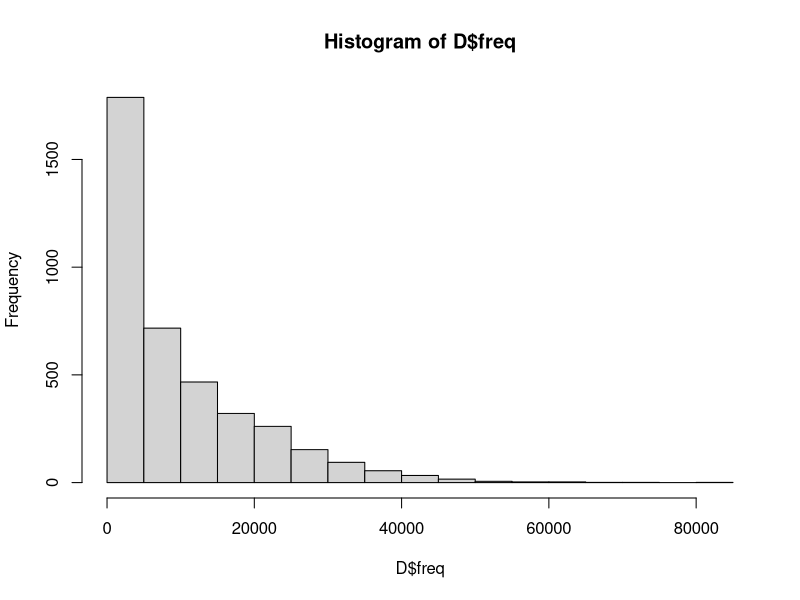
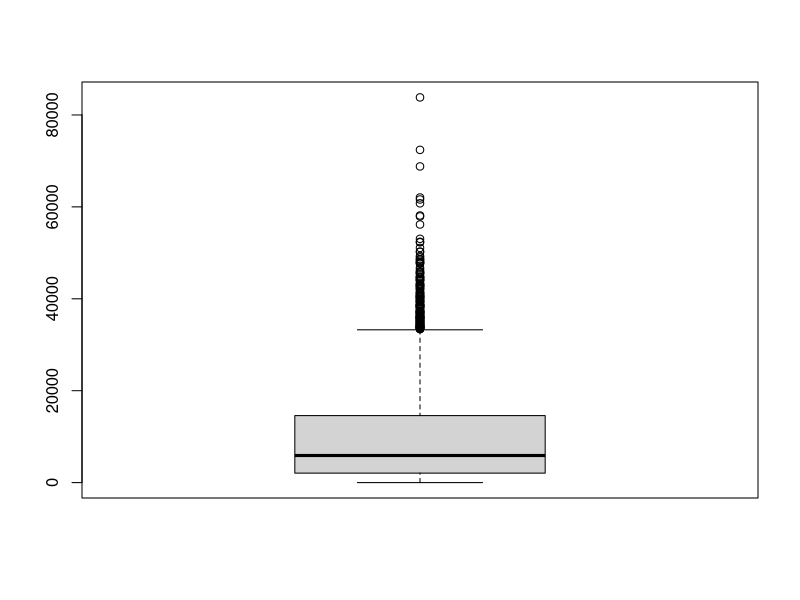

Reproduce these figures in R, in order. (Note: this script raises an error after producing the figures.)
# GSM Data Process
# population density distribution over time


setwd('C:/Users/Dannie/Dropbox/Dissertation/GMSData/R/SpatialAnalysis')
setwd('C:/Users/dlu/Dropbox/Dissertation/GMSData/R/SpatialAnalysis')

D<-read.csv('GSM_all.csv')

hist(D$freq)
boxplot(D$freq)
summary(D$freq)

##########
# hist
Hist.plot(D,Log='F',limx = c(0,80000) )
Hist.plot(D,Log='F',limx = c(0,60000) )
Hist.plot(D,Log='T',limx = c(0,12) )

# combined plot
Gamma.plot(D,limx=80000,plothist = 'T') #with all histgrams
Gamma.plot(D,limx=20000,plothist = 'T') #with all histgrams
Gamma.plot(D,limx=80000,plothist = 'F') # with overall histogram
Gamma.plot(D,limx=20000,plothist = 'F') # with overall histogram

# seperate plots
Gamma.plot2(D,limx=20000)

# Log scale
Logfit(D,dist='gamma',limx0=3,limx=13)
Logfit(D,dist='weibull',limx0=3,limx=13)

#-----FUNCTIONS-----------------------------------------------------------------
library(scales) # alpha function for transparent color

Hist.plot<-function(D,limx,Log)
{
    trun<-0
    par(mfrow=c(2,3),mar=c(4,4,2,1))
    #limy<-0.0002
    limy<-160
    for (i in 5:9)
    {
      if (Log=='T')
        { den<- log(D[D$hour==i & D$freq>=trun,'freq']+1); br<- seq(0,20,0.5) }
      if (Log=='F') 
        { den<-D[D$hour==i & D$freq>=censor,'freq']; br<- seq(min(den),max(den)+1000,1000) }
      
      hist(den,xlim = limx,ylim = c(0,limy),breaks=br,
           col=alpha("black",0.5),border = 'white',xlab = " population density (pop/sq.km)",ylab = 'frequency',main = '')
      legend('topright',bty='n',cex=1,legend = paste(i,':00~',i+1,':00 am'))
    }
    par(mfcol=c(1,1))
}

####Plot Gamma and hist for each hour in one plot
Gamma.plot<-function(D,limx,plothist)
{
  cols=c('red2','gold','forestgreen','blue','black')
  if(plothist=='F')
  {
    hist(D[D$freq!=0,"freq"],xlim = c(0,limx),breaks=seq(min(D$freq),max(D$freq)+1000,1000),col=alpha('black',0.3),border = 'white',
         freq = F,xlab = "Population Density",main='Gamma Distribution')
    limy<-0.00015
    for (i in 5:9)
    {
      den<-D[D$hour==i & D$freq>0,'freq']
      shape = mean(den)^2/var(den)  
      scale = var(den)/mean(den) 
      x<-seq(0,limx,0.01)
      par(new=T)
      curve(dgamma(x,shape=shape,scale = scale),from = 0,to=limx,ylim=c(0,limy),col=cols[i-4],xlab = '',ylab='',xaxt='n',yaxt='n')
      print(paste('hour=',i));print(paste('shape=',shape));print(paste('scale=',scale))
      if (i<9){ par(new=T)}
    }
    
  }# # end: if(plothist=='F')
 
 if(plothist=='T')
 {
   limy<-0.0002
   for (i in 5:9)
   {
     den<-D[D$hour==i & D$freq>0,'freq']
     hist(den,xlim = c(0,limx),ylim = c(0,limy),breaks=seq(min(den),max(den)+1000,1000),freq = F,
          col=alpha(i,0.3),border = 'white',xlab = " ",ylab = '')
     shape = mean(den)^2/var(den)  
     scale = var(den)/mean(den) 
     x<-seq(0,limx,0.01)
     par(new=T)
     curve(dgamma(x,shape=shape,scale = scale),from = 0,to=limx,ylim=c(0,limy),col=cols[i-4],xlab = '',ylab='',xaxt='n',yaxt='n')
     print(paste('hour=',i));print(paste('shape=',shape));print(paste('scale=',scale))
     if (i<9){ par(new=T)}
   }
 } # end: if(plothist=='T')
  legend('topright',bty='n',lty='solid', col=cols,
         legend = c('5:00-6:00','6:00-7:00','7:00-8:00','8:00-9:00','9:00-10:00'),cex=0.7) 
}
# end: gamma.plot function

####Plot hist and Gamma for each hour 
Gamma.plot2<-function(D,limx)
{
  for (i in 5:9)
  {
    den<-D[D$hour==i,'freq']
    hist(den,xlim = c(0,limx),breaks=seq(min(den),max(den)+1000,1000),col=alpha('black',0.3),border = 'white',
         freq = F,xlab = "Population Density",main='Gamma Distribution')
    shape = mean(den)^2/var(den)  
    scale = var(den)/mean(den) 
    x<-seq(0,limx,0.01)
    par(new=T)
    curve(dgamma(x,shape=shape,scale = scale),from = 0,to=limx,col='red',xlab = '',ylab='',xaxt='n',yaxt='n')
    legend('topright',legend = paste(i,':00~',i+1,':00'),bty='n',cex=0.8)
    print(paste('hour=',i));print(paste('shape=',shape));print(paste('scale=',scale))
    
  }
}
# end :Gamma.plot2



####Plot log density: Gamma for each hour in one plot
Logfit<-function(D,dist,limx0,limx)
  # dist: gamma; weibull
{
  cols=c('red2','gold','forestgreen','blue','black')
  den<-log(D[ D$freq!=0,'freq'])
  hist(den,xlim = c(limx0,limx),breaks=seq(min(den),max(den)+0.5,0.5),
       xlab = "Log Population Density",main=dist,col=alpha('black',0.2),border = 'white')
  for (i in 5:9)
  {
    den<-log(D[D$hour==i & D$freq!=0,'freq']+1)
    if (dist=='gamma')
    {
      shape = mean(den)^2/var(den)  
      scale = var(den)/mean(den) 
      x<-seq(limx0,limx,0.01)
      par(new=T)
      curve(dgamma(x,shape=shape,scale = scale),from = limx0,to=limx,col=cols[i-4],xlab = '',ylab='',xaxt='n',yaxt='n')
    }
    if (dist=='weibull')
    {
      pa1<-fitdistr(den,'weibull')
      shape = as.numeric(pa1$estimate[1]  )
      scale = as.numeric(pa1$estimate[2])
      x<-seq(limx0,limx,0.01)
      par(new=T)
      curve(dweibull(x,shape=shape,scale = scale),from =limx0,to=limx,col=cols[i-4],xlab = '',ylab='',xaxt='n',yaxt='n') 
    }
    print(paste('hour=',i));print(paste('shape=',shape));print(paste('scale=',scale))
    if (i<9){ par(new=T)}
  }
  legend('topright',bty='n',lty='solid', col=cols,
         legend = c('5:00-6:00','6:00-7:00','7:00-8:00','8:00-9:00','9:00-10:00'),cex=0.7)
  
}





###########################################################################################################
#-----------------------------------
limx0<-5
limx<-15
den<-log(D[ D$freq!=0,'freq'])
hist(den,xlim = c(limx0,limx),breaks=seq(min(den),max(den)+0.5,0.5),
     xlab = "Population Density",main='Gamma Distribution',col=alpha('black',0.3),border = 'white')
for (i in 5:9)
{
  den<-log(D[D$hour==i & D$freq!=0,'freq']+1)
  shape = mean(den)^2/var(den)  
  scale = var(den)/mean(den) 
  x<-seq(0,limx,0.01)
  par(new=T)
 curve(dgamma(x,shape=shape,scale = scale),from = limx0,to=limx,col=i,xlab = '',ylab='',xaxt='n',yaxt='n')
  #curve(dweibull(x,shape=shape,scale = scale),from = 0,to=limx,col=i,xlab = '',ylab='',xaxt='n',yaxt='n')
  print(paste('hour=',i));print(paste('shape=',shape));print(paste('scale=',scale))
  if (i<9){ par(new=T)}
}
legend('topright',bty='n',lty='solid', col=seq(5,9,1),
       legend = c('5:00-6:00','6:00-7:00','7:00-8:00','8:00-9:00','9:00-10:00'),cex=0.7)



#--------------------------------------
library(MASS)

wei<-log(D[ D$freq!=0,'freq'])

pa1<-fitdistr(wei,'weibull')
hist(wei,xlim=c(0,14))
par(new=T)
curve(dweibull(x,shape=as.numeric(pa1$estimate[1]),scale = as.numeric(pa1$estimate[2])),from = 0,to=14,xlab = '',ylab='',xaxt='n',yaxt='n')



fit_weibull <- function(x)
{
  xbar <- mean(x)
  varx <- var(x)
  f <- function(b){return(gamma(1+2/b)/gamma(1+1/b)^2 - 1 - varx/xbar^2)}
  bhat <- uniroot(f,c(0.02,50))$root
  ahat <- xbar/gamma(1+1/bhat)
  return(c(ahat,bhat))
}

pa.wei<-fit_weibull(log(D[ D$freq!=0,'freq']))
hist(log(D[ D$freq!=0,'freq']),xlim=c(0,14))
par(new=T)
curve(dweibull(x,shape=pa.wei[1],scale = pa.wei[2]),from = 0,to=14,xlab = '',ylab='',xaxt='n',yaxt='n')
